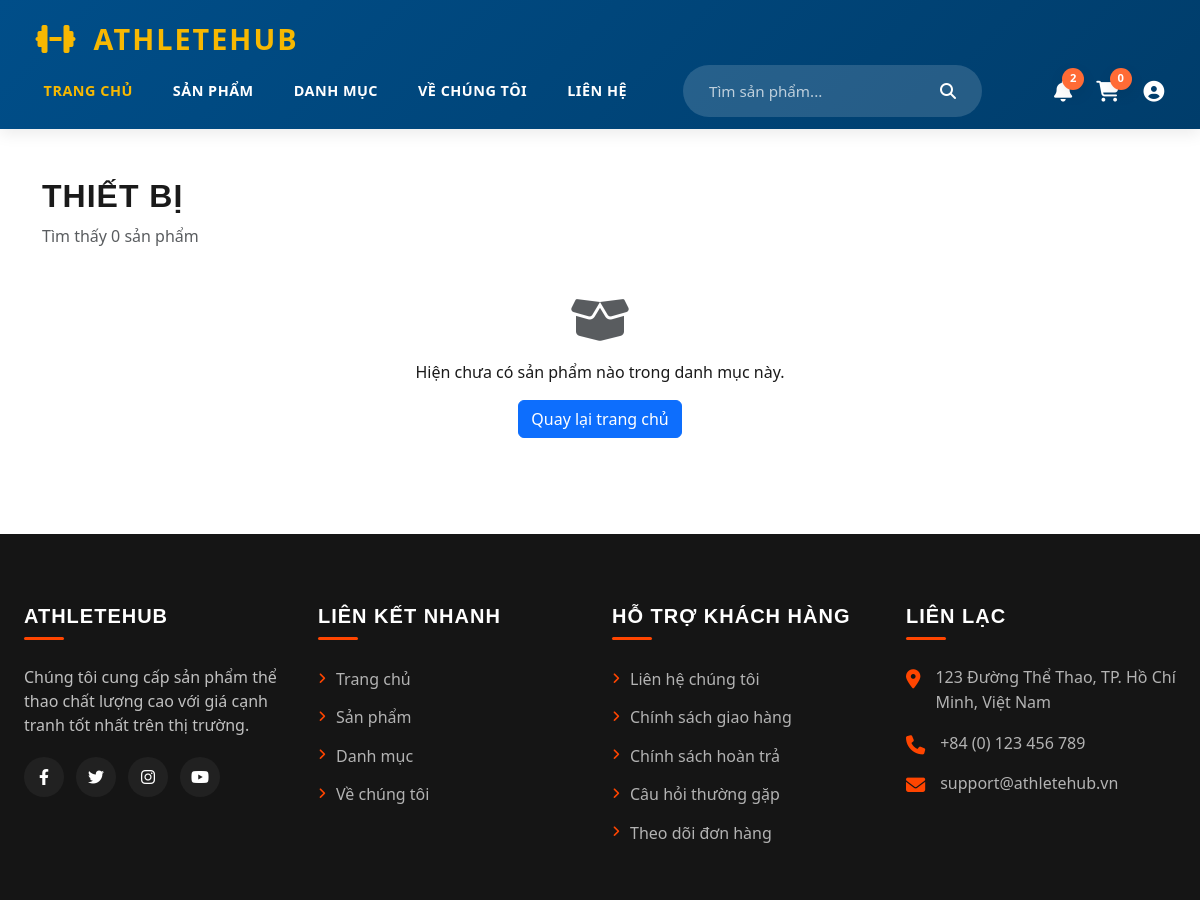
The page /Category_products.php?danh_muc_id=3 (upper part) on the database as committed earlier.
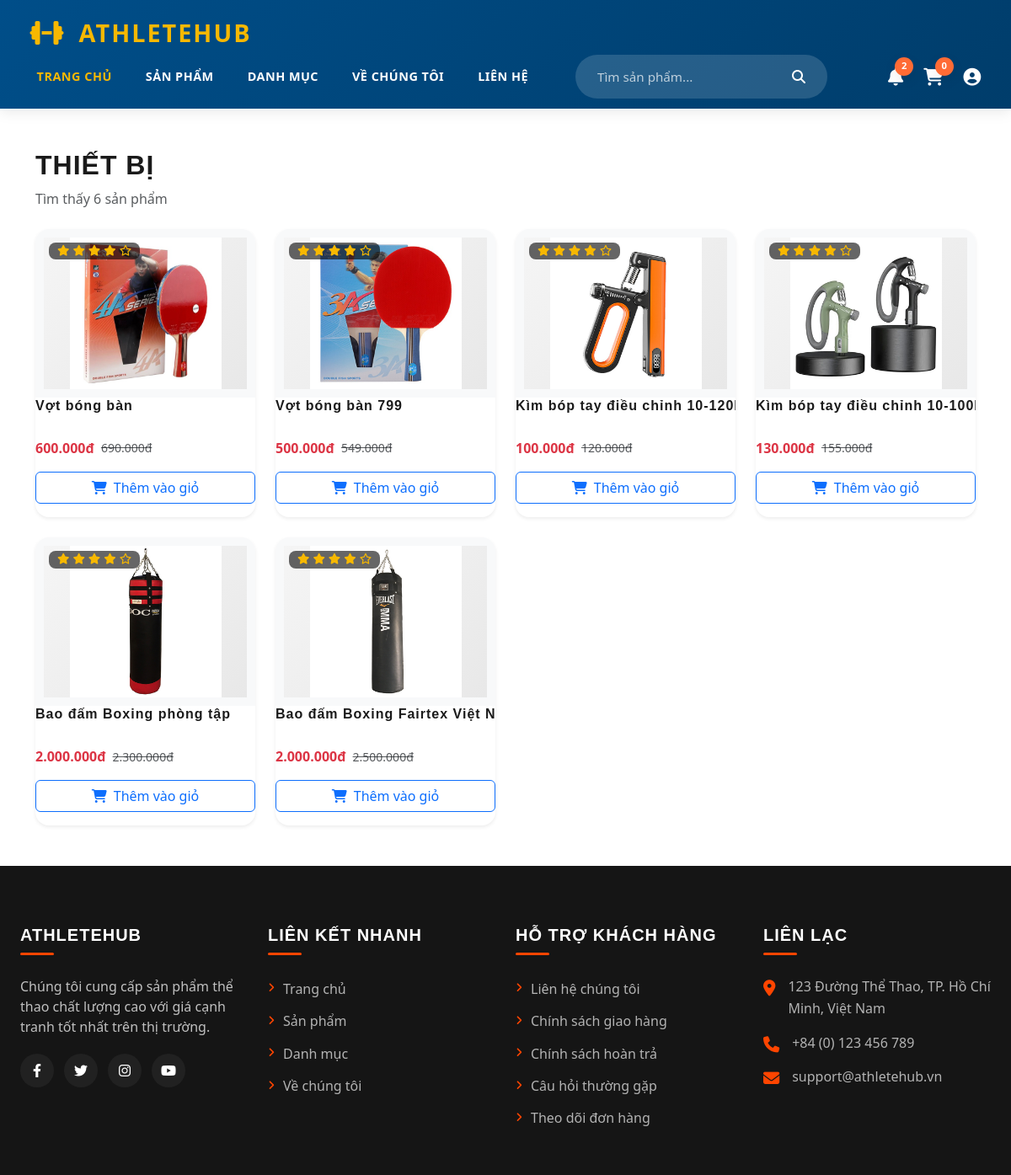
The same page on the database as committed later.
### tables this page shows
CREATE TABLE `san_pham` (
  `id` int(11) NOT NULL COMMENT 'ID sản phẩm',
  `danh_muc_id` int(11) DEFAULT NULL COMMENT 'ID danh mục',
  `ten` varchar(255) NOT NULL COMMENT 'Tên sản phẩm',
  `mo_ta` text DEFAULT NULL COMMENT 'Mô tả sản phẩm',
  `mo_ta_chi_tiet` longtext DEFAULT NULL COMMENT 'Mô tả chi tiết',
  `gia` decimal(15,2) NOT NULL COMMENT 'Giá bán',
  `gia_goc` decimal(15,2) DEFAULT NULL COMMENT 'Giá gốc',
  `phan_tram_giam` int(11) DEFAULT 0 COMMENT 'Phần trăm giảm giá',
  `ngay_bat_dau_giam` datetime DEFAULT NULL COMMENT 'Ngày bắt đầu giảm',
  `ngay_ket_thuc_giam` datetime DEFAULT NULL COMMENT 'Ngày kết thúc giảm',
  `trung_binh_sao` float DEFAULT 0 COMMENT 'Điểm đánh giá trung bình',
  `so_luong_danh_gia` int(11) DEFAULT 0 COMMENT 'Số lượng đánh giá',
  `hinh_anh_chinh` varchar(255) DEFAULT NULL COMMENT 'Hình ảnh chính',
  `trang_thai` tinyint(4) DEFAULT 1 COMMENT 'Trạng thái (1=hoạt động, 0=ẩn)',
  `la_noi_bat` tinyint(4) DEFAULT 0 COMMENT 'Là sản phẩm nổi bật?',
  `ngay_tao` datetime DEFAULT current_timestamp() COMMENT 'Ngày tạo',
  `ngay_cap_nhat` datetime DEFAULT current_timestamp() ON UPDATE current_timestamp()
);

### functions.php (called while the page is built, shortened)
<?php
function getCategoryKey($danhMucId) {
    $categoryMap = [
        1 => 'quan-ao',
        2 => 'giay',
        3 => 'thiet-bi',
        4 => 'phu-kien'
    ];
    return isset($categoryMap[$danhMucId]) ? $categoryMap[$danhMucId] : 'quan-ao';
}
function getProductsByCategory($conn, $categoryId) {
    $sql = "SELECT * FROM san_pham WHERE danh_muc_id = :cat_id AND trang_thai = 1";
    $stmt = $conn->prepare($sql);
    $stmt->bindParam(':cat_id', $categoryId, PDO::PARAM_INT);
    $stmt->execute();
    $products = $stmt->fetchAll(PDO::FETCH_ASSOC);
    return array_map(function($p) {
        return [
            'id' => $p['id'],
            'name' => $p['ten'],
            'description' => $p['mo_ta'],
            'price' => $p['gia'],
            'originalPrice' => $p['gia_goc'],
            'rating' => $p['trung_binh_sao'],
            'image' => $p['hinh_anh_chinh'],
            'category' => getCategoryKey($p['danh_muc_id']),
            'trung_binh_sao' => $p['trung_binh_sao'],
            'so_luong_danh_gia' => $p['so_luong_danh_gia'],
            'hinh_anh_chinh' => $p['hinh_anh_chinh'],
            'ten' => $p['ten'],
            'mo_ta' => $p['mo_ta'],
            'gia' => $p['gia'],
            'gia_goc' => $p['gia_goc']
        ];
    }, $products);
}
?>

### Category_products.php (the view, shortened to what the rows shown need)
<?php
require_once 'functions.php';
$db = new Database();
$conn = $db->connect();
$id_danhmuc = isset($_GET['danh_muc_id']) ? (int)$_GET['danh_muc_id'] : 0;
if ($id_danhmuc > 0) {
    $products = getProductsByCategory($conn, $id_danhmuc);
} else {
    header("Location: index.php");
}
?>
<!DOCTYPE html>
<html lang="vi">
<head>
    <link href="https://cdnjs.cloudflare.com/ajax/libs/bootstrap/5.3.2/css/bootstrap.min.css" rel="stylesheet">
    <link href="https://cdnjs.cloudflare.com/ajax/libs/font-awesome/6.4.0/css/all.min.css" rel="stylesheet">
    <link rel="stylesheet" href="css/variables.css">
    <link rel="stylesheet" href="css/navbar.css">
    <link rel="stylesheet" href="css/hero.css">
    <link rel="stylesheet" href="css/categories.css">
    <link rel="stylesheet" href="css/products.css">
    <link rel="stylesheet" href="css/footer.css">
    <link rel="stylesheet" href="css/utilities.css">
</head>
<body>
<main class="container my-5">
    <div class="section-header mb-4">
        <h2 class="text-uppercase fw-bold">
            <?php
                $categoryName = "Sản phẩm";
                if($id_danhmuc == 3) $categoryName = "Thiết bị";
                echo $categoryName;
            ?>
        </h2>
    </div>
    <div class="row g-4">
        <?php if (!empty($products)): ?>
            <?php foreach ($products as $product): ?>
                <div class="col-lg-3 col-md-4 col-sm-6">
                    <div class="product-card h-100 shadow-sm border-0">
                        <div class="product-img-container position-relative">
                            <img src="public/<?php echo $product['image']; ?>" class="product-image" alt="<?php echo $product['name']; ?>">
                        </div>
                        <div class="card-body">
                            <h5 class="product-title text-truncate"><?php echo $product['name']; ?></h5>
                            <div class="product-rating mb-2 text-warning small">
                                <?php
                                    for($i = 1; $i <= 5; $i++) {
                                        echo $i <= $product['rating'] ? '<i class="fas fa-star"></i>' : '<i class="far fa-star"></i>';
                                    }
                                ?>
                            </div>
                            <div class="product-price d-flex align-items-center gap-2">
                                <span class="current-price fw-bold text-danger"><?php echo number_format($product['price'], 0, ',', '.'); ?>đ</span>
                                <?php if($product['originalPrice'] > $product['price']): ?>
                                    <span class="old-price text-muted text-decoration-line-through small"><?php echo number_format($product['originalPrice'], 0, ',', '.'); ?>đ</span>
                                <?php endif; ?>
                            </div>
                        </div>
                        <div class="card-footer bg-transparent border-0 pb-3">
                            <button class="btn btn-outline-primary w-100 add-to-cart-btn">
                                <i class="fas fa-shopping-cart me-2"></i>Thêm vào giỏ
                            </button>
                        </div>
                    </div>
                </div>
            <?php endforeach; ?>
        <?php endif; ?>
    </div>
</main>
</body>
</html>

Rows that differ between the two databases and show on the page:
added san_pham: hinh_anh_chinh (picture), ten "Vợt bóng bàn", trung_binh_sao 4.5 (drawn), gia "600.000", gia_goc "690.000"
added san_pham: hinh_anh_chinh (picture), ten "Vợt bóng bàn 799", trung_binh_sao 4.9 (drawn), gia "500.000", gia_goc "549.000"
added san_pham: hinh_anh_chinh (picture), ten "Kìm bóp tay điều chỉnh 10-1…", trung_binh_sao 4.6 (drawn), gia "100.000", gia_goc "120.000"
added san_pham: hinh_anh_chinh (picture), ten "Kìm bóp tay điều chỉnh 10-1…", trung_binh_sao 4.9 (drawn), gia "130.000", gia_goc "155.000"
added san_pham: hinh_anh_chinh (picture), ten "Bao đấm Boxing phòng tập", trung_binh_sao 4.7 (drawn), gia "2.000.000", gia_goc "2.300.000"
added san_pham: hinh_anh_chinh (picture), ten "Bao đấm Boxing Fairtex Việt…", trung_binh_sao 4.8 (drawn), gia "2.000.000", gia_goc "2.500.000"
Other text that changed with them:
count($products): "0" → "6"
text no longer shown: "Hiện chưa có sản phẩm nào trong danh mục này. Quay lại trang chủ"
